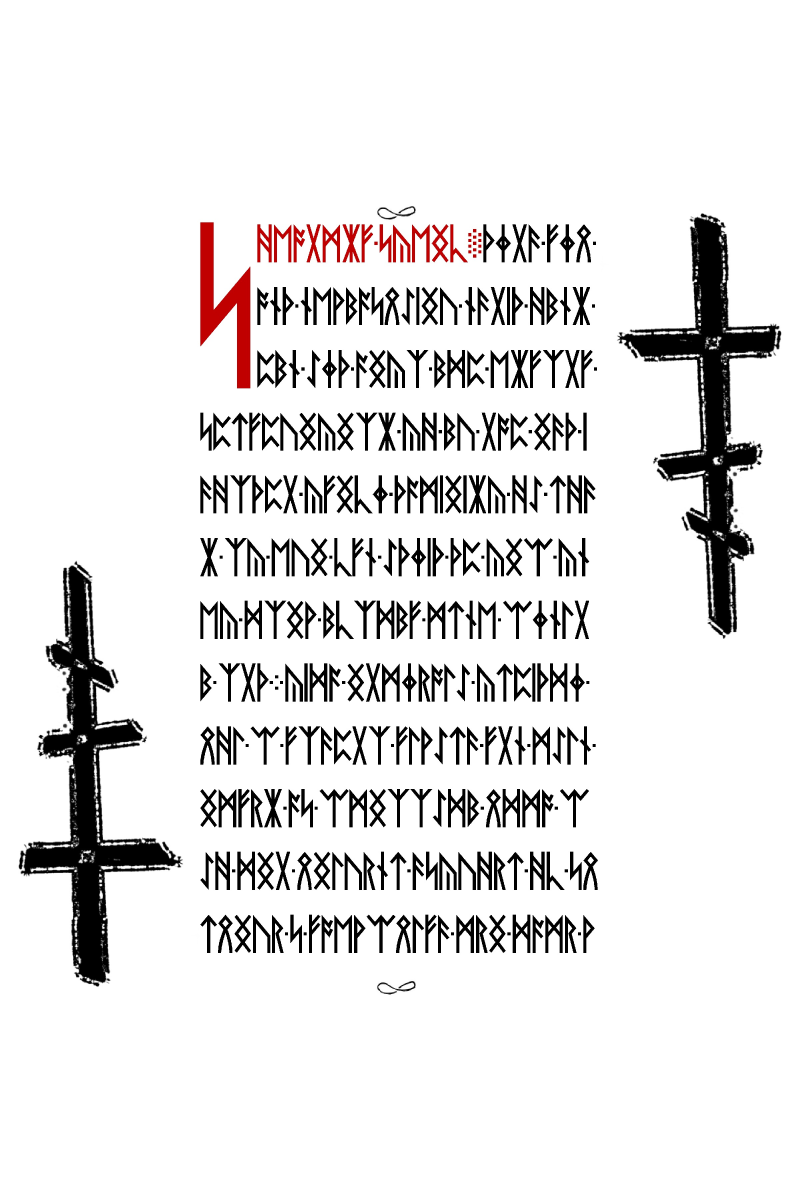
#> input picture resources/liber-primus/17.jpg, 2400 x 3600 px (shown at 1/3 size); its folder holds only this picture in this run
$ python lp2_round9_cc_line_recovery_sft.py
#> lines starting #> are read from the running program, lines starting #| are printed output that depends on the picture; after the words box and inside, x2 and y2 are one past the last pixel; in counts of white or black regions, pixels touching at a corner belong together
"""Original-image-only LP2 full text-line detection.

Python 3.12; Pillow, NumPy, OpenCV 4.x. No transcription or
class-to-rune map participates in the detector. --emit-tsv outputs all
604 source-derived line coordinates. Printed counts are held-out tests.
"""
from __future__ import annotations

import argparse
from collections import defaultdict
from pathlib import Path

import cv2
import numpy as np
from PIL import Image

ROOT = Path(__file__).resolve().parent.parent
IMAGES = ROOT / 'resources' / 'liber-primus'
EXPECTED = (
    12, 12, 9, 11, 12, 12, 10, 10, 12, 12, 12, 12, 12, 12,
    7, 8, 12, 12, 12, 12, 12, 12, 6, 10, 12, 12, 12, 11,
    12, 12, 12, 12, 6, 11, 12, 12, 11, 11, 11, 12, 11, 12,
    12, 12, 12, 12, 12, 12, 12, 3, 0, 4, 12, 9, 11, 4, 5, 5,
)


def recover_rows(gray: np.ndarray) -> list[tuple[int, int, int, int]]:
    """Return source-only (y_top, component witnesses, left_x, right_x)."""
    ink = np.ascontiguousarray((gray[:, 580:1800] < 128).astype(np.uint8))
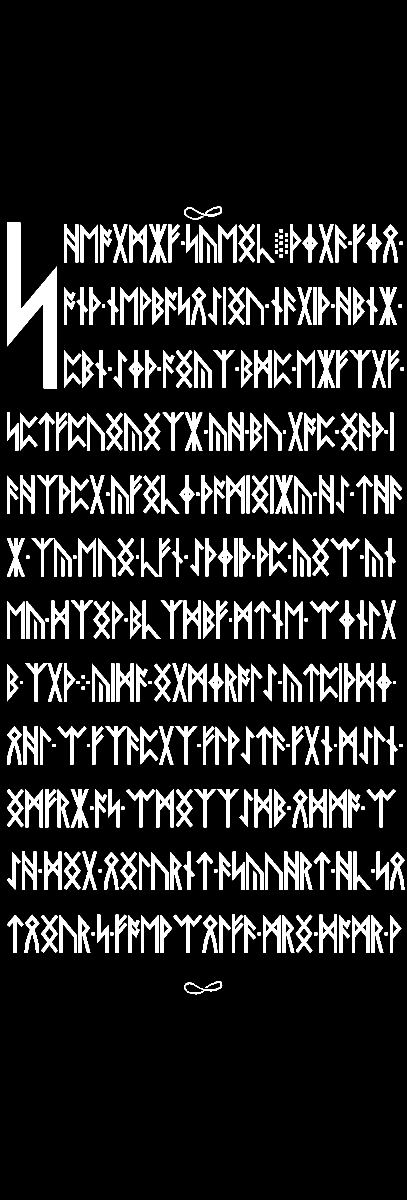
#> ink: shape (3600, 1220) (shown at 1/3 size); values 0 (black) and 1 (white), 12.8% white; 352 white regions (2 under 20 px), largest, box (x1, y1, x2, y2) and area: (21, 667, 171, 1165) 32003, (550, 1802, 603, 1917) 3088, (349, 1990, 402, 2105) 3088
    _, _, stats, _ = cv2.connectedComponentsWithStats(ink, connectivity=8)
#> stats = 353 rows, first 6: [0, 0, 1220, 3600, 3831370], [655, 618, 2, 1, 2], [552, 619, 114, 39, 993], [575, 652, 1, 1, 1], [21, 667, 150, 498, 32003], [192, 673, 43, 114, 2790]
    bins: dict[int, list[tuple[int, int, int]]] = defaultdict(list)
    for x, y, width, height, area in stats[1:]:
        if 102 <= height <= 125 and 6 <= width <= 135 and area >= 300:
            x0 = int(x) + 580
            bins[round(int(y) / 7) * 7].append(
                (x0, int(y), x0 + int(width))
            )
#> this loop made 352 passes
#> (x, y, width, height, area, x0) on passes 5 to 16: (192, 673, 43, 114, 2790, 772), (301, 673, 35, 114, 1716, 881), (339, 673, 43, 114, 2024, 919), (448, 673, 52, 114, 2799, 1028), (505, 673, 34, 114, 1664, 1085), (559, 673, 35, 114, 1741, 1139), (656, 673, 53, 114, 2561, 1236), (715, 673, 50, 114, 2342, 1295), (771, 673, 53, 114, 1581, 1351), (870, 673, 34, 114, 1578, 1450), (907, 673, 45, 114, 1749, 1487), (957, 673, 44, 114, 2047, 1537)
#> x0 on passes 61, 62, 63, 68, 69, 70: 1204, 1320, 1640, 772, 826, 866

    groups: list[list[int]] = []
    for key in sorted(bins):
        if groups and key - groups[-1][-1] <= 21:
            groups[-1].append(key)
        else:
            groups.append([key])

    rows = []
    for group in groups:
        witnesses = [component for key in group for component in bins[key]]
        if len(witnesses) >= 2:
            rows.append((
                round(float(np.median([c[1] for c in witnesses]))),
                len(witnesses),
                min(c[0] for c in witnesses),
                max(c[2] for c in witnesses),
            ))
    return rows


def main() -> None:
    parser = argparse.ArgumentParser(description=__doc__)
    parser.add_argument('--emit-tsv', action='store_true')
    args = parser.parse_args()
    all_rows = []
    for page, expected in enumerate(EXPECTED):
        jpeg = IMAGES / f'{page + 17:02d}.jpg'
        gray = np.asarray(Image.open(jpeg).convert('L'))
        assert gray.shape == (3600, 2400), jpeg
        rows = recover_rows(gray)
#> rows = 12 items, first 6: (673, 19, 772, 1773), (861, 23, 772, 1770), (1050, 19, 772, 1778), (1238, 22, 601, 1760), (1426, 24, 601, 1786), (1614, 21, 601, 1768)
        assert len(rows) == expected, (
            f'p{page}: recovered {len(rows)} lines, expected {expected}',
            rows
        )
        assert len({r[0] for r in rows}) == len(rows)
        all_rows.extend((page, page + 17, i, *row)
                        for i, row in enumerate(rows))
        if page in (6, 39, 55):
            print(f'Sparse original p{page}: '
                  f'{[(y, n) for y, n, _, _ in rows]}')
    assert len(all_rows) == 604
    assert sum(EXPECTED[:56]) == 594
    assert EXPECTED[50] == 0
    print('PASS: 58/58 source-image physical pages; '
          '604/604 printed rune lines')
    print('PASS: 594/594 unknown-page line coordinates; '
          'p50 numeric-only has zero rune-height lines')
    if args.emit_tsv:
        print('physical_page\tarchive_jpg\tpage_line\ty_top_px\t'
              'component_witnesses\tleft_x_px\tright_x_px')
        for row in all_rows:
            print('\t'.join(map(str, row)))


if __name__ == '__main__':
#> (the run stopped early here; a loop or call above may not have finished)
